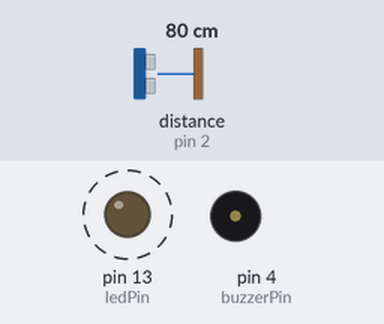
A sketch run on a simulated Arduino Uno, built with avr-gcc and run on an emulated ATmega328P. Parts: output pins drawn as LEDs (lit = HIGH), buzzer (waves = sounding). Wiring (inferred from the names in the program): range finder with pulse-width output: data pin 2. Dashed ring = blinking. The test bench sets the inputs (shaded band); at power-on: distance to the obstacle (sensor on pin 2) 80 cm.

Above: at 4.2 s.
4.3 s: distance to the obstacle (sensor on pin 2) set to 18 cm
7.3 s: distance to the obstacle (sensor on pin 2) set to 2 cm
Timing chart, 0 to 16.3 s (numbered marks = the images above; inputs shaded):
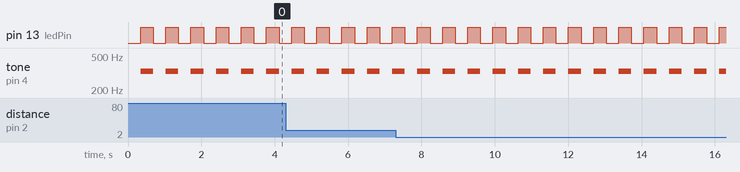

Measured:
- by itself, pin 13 (ledPin): alternates HIGH for 0.34 s and LOW for 0.34 s
- by itself, tone on pin 4 (buzzerPin): alternates 330 Hz for 0.34 s and silent for 0.34 s

The sketch:

music_box.ino
```cpp
//notas
#define NOTE_C3  131
#define NOTE_CS3 139
#define NOTE_D3  147
#define NOTE_DS3 156
#define NOTE_E3  165
#define NOTE_F3  175
#define NOTE_FS3 185
#define NOTE_G3  196
#define NOTE_GS3 208
#define NOTE_A3  220
#define NOTE_AS3 233
#define NOTE_B3  247
#define NOTE_C4  262
#define NOTE_CS4 277
#define NOTE_D4  294
#define NOTE_DS4 311
#define NOTE_E4  330
#define NOTE_F4  349
#define NOTE_FS4 370
#define NOTE_G4  392
#define NOTE_GS4 415
#define NOTE_A4  440
#define NOTE_AS4 466
#define NOTE_B4  494

//tempos
#define WHOLE 1
#define HALF 0.5
#define QUARTER 0.25
#define EIGHTH 0.125
#define SIXTEENTH 0.0625

//calculo BPM em tempo
#define BPM_QUARTER 140
const float time_adjust = 60000*4/BPM_QUARTER;

//pinos
#define interruptPin 2
#define buzzerPin 4
#define ledPin 13

typedef struct {
  int tone;
  float duration;
} note;

//lista de notas acompanhadas de sua duração
const note notes[] {
  {NOTE_E4, QUARTER}, {NOTE_E4, QUARTER}, {NOTE_F4, QUARTER}, {NOTE_G4, QUARTER},
  {NOTE_G4, QUARTER}, {NOTE_F4, QUARTER}, {NOTE_E4, QUARTER}, {NOTE_D4, QUARTER},
  {NOTE_C4, QUARTER}, {NOTE_C4, QUARTER}, {NOTE_D4, QUARTER}, {NOTE_E4, QUARTER},
  {NOTE_E4, QUARTER+EIGHTH}, {NOTE_D4, EIGHTH}, {NOTE_D4, HALF},

  {NOTE_E4, QUARTER}, {NOTE_E4, QUARTER}, {NOTE_F4, QUARTER}, {NOTE_G4, QUARTER},
  {NOTE_G4, QUARTER}, {NOTE_F4, QUARTER}, {NOTE_E4, QUARTER}, {NOTE_D4, QUARTER},
  {NOTE_C4, QUARTER}, {NOTE_C4, QUARTER}, {NOTE_D4, QUARTER}, {NOTE_E4, QUARTER},
  {NOTE_D4, QUARTER+EIGHTH}, {NOTE_C4, EIGHTH}, {NOTE_C4, HALF},

  {NOTE_D4, QUARTER}, {NOTE_D4, QUARTER}, {NOTE_E4, QUARTER}, {NOTE_C4, QUARTER},
  {NOTE_D4, QUARTER}, {NOTE_E4, EIGHTH}, {NOTE_F4, EIGHTH}, {NOTE_E4, QUARTER},
  {NOTE_C4, QUARTER}, {NOTE_D4, QUARTER}, {NOTE_E4, EIGHTH}, {NOTE_F4, EIGHTH},
  {NOTE_E4, QUARTER}, {NOTE_D4, QUARTER}, {NOTE_C4, QUARTER}, {NOTE_D4, QUARTER},
  {NOTE_G3, HALF}, {NOTE_E4, QUARTER}, {NOTE_E4, QUARTER}, {NOTE_F4, QUARTER},
  {NOTE_G4, QUARTER}, {NOTE_G4, QUARTER}, {NOTE_F4, QUARTER}, {NOTE_E4, QUARTER},
  {NOTE_D4, QUARTER}, {NOTE_C4, QUARTER}, {NOTE_C4, QUARTER}, {NOTE_D4, QUARTER},
  {NOTE_E4, QUARTER}, {NOTE_D4, QUARTER+EIGHTH}, {NOTE_C4, EIGHTH}, {NOTE_C4, HALF}
};

const int notes_length = sizeof(notes)/sizeof(note);

//variaveis botão
bool state = LOW;
bool currentState = false;
bool lastState = false;
unsigned long lastDebounceTime = 0;
const int debounceDelay = 250;

void setup() {
  pinMode(buzzerPin, OUTPUT);
  pinMode(ledPin, OUTPUT);
  pinMode(interruptPin, INPUT_PULLUP);
  attachInterrupt(digitalPinToInterrupt(interruptPin), interrupt, FALLING);
}

void loop() {
  for (int i=0; i<notes_length && state==HIGH; i++) {
    int tone_to_play = notes[i].tone;
    float duration_to_play = notes[i].duration;
    tone(buzzerPin, tone_to_play);
    delay(time_adjust * duration_to_play);
    noTone(buzzerPin);
    delay(2);
  }
}

void interrupt() {
  currentState = !state;
  if (currentState != lastState) {
    lastDebounceTime = millis();
  }
  if ((millis() - lastDebounceTime) > debounceDelay) {
    if (currentState != state) {
      state = !state;
    }
  }
  lastState = currentState;

  digitalWrite(ledPin, state);

  if (state == LOW) {
    noTone(buzzerPin);
  }
}
```
